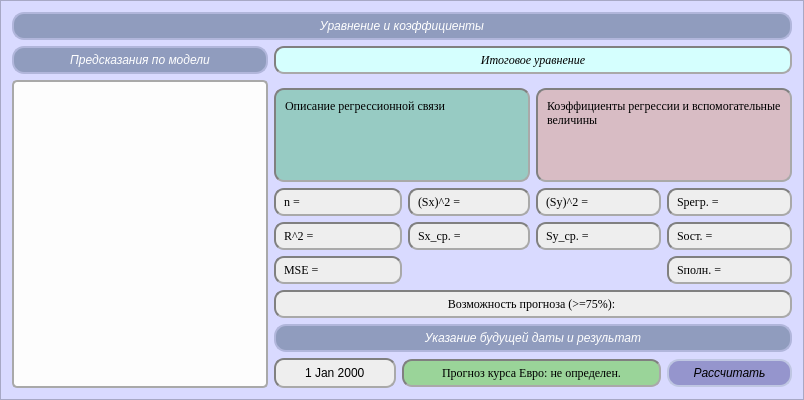
    <widget class="QFrame" name="frame_SecondBlock">
     <property name="sizePolicy">
      <sizepolicy hsizetype="Expanding" vsizetype="Preferred">
       <horstretch>0</horstretch>
       <verstretch>0</verstretch>
      </sizepolicy>
     </property>
     <property name="styleSheet">
      <string notr="true">background-color: #d9daff;</string>
     </property>
     <property name="frameShape">
      <enum>QFrame::Shape::StyledPanel</enum>
     </property>
     <property name="frameShadow">
      <enum>QFrame::Shadow::Raised</enum>
     </property>
     <layout class="QGridLayout" name="gridLayout_5">
      <item row="4" column="1">
       <layout class="QGridLayout" name="gridLayout_3">
        <item row="1" column="3">
         <widget class="QLabel" name="label_Sy2">
          <property name="sizePolicy">
           <sizepolicy hsizetype="Expanding" vsizetype="Fixed">
            <horstretch>0</horstretch>
            <verstretch>0</verstretch>
           </sizepolicy>
          </property>
          <property name="font">
           <font>
            <family>Times New Roman</family>
            <pointsize>9</pointsize>
            <bold>false</bold>
           </font>
          </property>
          <property name="cursor">
           <cursorShape>IBeamCursor</cursorShape>
          </property>
          <property name="styleSheet">
           <string notr="true">QLabel {
	background-color: #eeeeee;
	color: #000000;
	border: 2px solid;
	border-top: 2px solid gray;
    border-left: 2px solid gray;
    border-bottom: 2px solid darkgray;
    border-right: 2px solid darkgray;
	border-radius: 10px;
	padding: 5px;
}</string>
          </property>
          <property name="text">
           <string>(Sy)^2 =</string>
          </property>
          <property name="textInteractionFlags">
           <set>Qt::TextInteractionFlag::LinksAccessibleByMouse|Qt::TextInteractionFlag::TextSelectableByMouse</set>
          </property>
         </widget>
        </item>
        <item row="2" column="3">
         <widget class="QLabel" name="label_SyMean">
          <property name="sizePolicy">
           <sizepolicy hsizetype="Expanding" vsizetype="Fixed">
            <horstretch>0</horstretch>
            <verstretch>0</verstretch>
           </sizepolicy>
          </property>
          <property name="font">
           <font>
            <family>Times New Roman</family>
            <pointsize>9</pointsize>
            <bold>false</bold>
           </font>
          </property>
          <property name="cursor">
           <cursorShape>IBeamCursor</cursorShape>
          </property>
          <property name="styleSheet">
           <string notr="true">QLabel {
	background-color: #eeeeee;
	color: #000000;
	border: 2px solid;
	border-top: 2px solid gray;
    border-left: 2px solid gray;
    border-bottom: 2px solid darkgray;
    border-right: 2px solid darkgray;
	border-radius: 10px;
	padding: 5px;
}</string>
          </property>
          <property name="text">
           <string>Sy_ср. = </string>
          </property>
          <property name="textInteractionFlags">
           <set>Qt::TextInteractionFlag::LinksAccessibleByMouse|Qt::TextInteractionFlag::TextSelectableByMouse</set>
          </property>
         </widget>
        </item>
        <item row="1" column="4">
         <widget class="QLabel" name="label_Sregr">
          <property name="sizePolicy">
           <sizepolicy hsizetype="Expanding" vsizetype="Fixed">
            <horstretch>0</horstretch>
            <verstretch>0</verstretch>
           </sizepolicy>
          </property>
          <property name="font">
           <font>
            <family>Times New Roman</family>
            <pointsize>9</pointsize>
            <bold>false</bold>
           </font>
          </property>
          <property name="cursor">
           <cursorShape>IBeamCursor</cursorShape>
          </property>
          <property name="styleSheet">
           <string notr="true">QLabel {
	background-color: #eeeeee;
	color: #000000;
	border: 2px solid;
	border-top: 2px solid gray;
    border-left: 2px solid gray;
    border-bottom: 2px solid darkgray;
    border-right: 2px solid darkgray;
	border-radius: 10px;
	padding: 5px;
}</string>
          </property>
          <property name="text">
           <string>Sрегр. = </string>
          </property>
          <property name="textInteractionFlags">
           <set>Qt::TextInteractionFlag::LinksAccessibleByMouse|Qt::TextInteractionFlag::TextSelectableByMouse</set>
          </property>
         </widget>
        </item>
        <item row="5" column="0" colspan="5">
         <widget class="QLabel" name="label_block1_3">
          <property name="sizePolicy">
           <sizepolicy hsizetype="Expanding" vsizetype="Fixed">
            <horstretch>0</horstretch>
            <verstretch>0</verstretch>
           </sizepolicy>
          </property>
          <property name="font">
           <font>
            <italic>true</italic>
           </font>
          </property>
          <property name="styleSheet">
           <string notr="true">QLabel {
	background-color: #909CBE;
	color: white;
	border: 2px solid #B1B6DB;
	border-radius: 12px;
	padding: 5px 10px;
}</string>
          </property>
          <property name="text">
           <string>Указание будущей даты и результат</string>
          </property>
          <property name="alignment">
           <set>Qt::AlignmentFlag::AlignCenter</set>
          </property>
         </widget>
        </item>
        <item row="4" column="0" colspan="5">
         <widget class="QLabel" name="label_R2Concl">
          <property name="sizePolicy">
           <sizepolicy hsizetype="Expanding" vsizetype="Fixed">
            <horstretch>0</horstretch>
            <verstretch>0</verstretch>
           </sizepolicy>
          </property>
          <property name="font">
           <font>
            <family>Times New Roman</family>
            <pointsize>9</pointsize>
            <bold>false</bold>
           </font>
          </property>
          <property name="cursor">
           <cursorShape>IBeamCursor</cursorShape>
          </property>
          <property name="styleSheet">
           <string notr="true">QLabel {
	background-color: #eeeeee;
	color: #000000;
	border: 2px solid;
	border-top: 2px solid gray;
    border-left: 2px solid gray;
    border-bottom: 2px solid darkgray;
    border-right: 2px solid darkgray;
	border-radius: 10px;
	padding: 5px;
}</string>
          </property>
          <property name="text">
           <string>Возможность прогноза (&gt;=75%): </string>
          </property>
          <property name="alignment">
           <set>Qt::AlignmentFlag::AlignCenter</set>
          </property>
          <property name="textInteractionFlags">
           <set>Qt::TextInteractionFlag::LinksAccessibleByMouse|Qt::TextInteractionFlag::TextSelectableByMouse</set>
          </property>
         </widget>
        </item>
        <item row="3" column="4">
         <widget class="QLabel" name="label_Spoln">
          <property name="sizePolicy">
           <sizepolicy hsizetype="Expanding" vsizetype="Fixed">
            <horstretch>0</horstretch>
            <verstretch>0</verstretch>
           </sizepolicy>
          </property>
          <property name="font">
           <font>
            <family>Times New Roman</family>
            <pointsize>9</pointsize>
            <bold>false</bold>
           </font>
          </property>
          <property name="cursor">
           <cursorShape>IBeamCursor</cursorShape>
          </property>
          <property name="styleSheet">
           <string notr="true">QLabel {
	background-color: #eeeeee;
	color: #000000;
	border: 2px solid;
	border-top: 2px solid gray;
    border-left: 2px solid gray;
    border-bottom: 2px solid darkgray;
    border-right: 2px solid darkgray;
	border-radius: 10px;
	padding: 5px;
}</string>
          </property>
          <property name="text">
           <string>Sполн. =</string>
          </property>
          <property name="textInteractionFlags">
           <set>Qt::TextInteractionFlag::LinksAccessibleByMouse|Qt::TextInteractionFlag::TextSelectableByMouse</set>
          </property>
         </widget>
        </item>
        <item row="3" column="3">
         <spacer name="horizontalSpacer_6">
          <property name="orientation">
           <enum>Qt::Orientation::Horizontal</enum>
          </property>
          <property name="sizeHint" stdset="0">
           <size>
            <width>40</width>
            <height>20</height>
           </size>
          </property>
         </spacer>
        </item>
        <item row="0" column="0" colspan="3">
         <widget class="QTextEdit" name="textEdit_RegCon">
          <property name="enabled">
           <bool>true</bool>
          </property>
          <property name="sizePolicy">
           <sizepolicy hsizetype="Expanding" vsizetype="Preferred">
            <horstretch>0</horstretch>
            <verstretch>0</verstretch>
           </sizepolicy>
          </property>
          <property name="font">
           <font>
            <family>Times New Roman</family>
            <pointsize>9</pointsize>
           </font>
          </property>
          <property name="cursor" stdset="0">
           <cursorShape>IBeamCursor</cursorShape>
          </property>
          <property name="mouseTracking">
           <bool>false</bool>
          </property>
          <property name="styleSheet">
           <string notr="true">QTextEdit {
	background-color:  #97cbc3;
	color: #000000;
	border: 2px solid;
	border-top: 2px solid gray;
    border-left: 2px solid gray;
    border-bottom: 2px solid darkgray;
    border-right: 2px solid darkgray;
	border-radius: 10px;
	padding: 5px;
	max-height: 80px;
}</string>
          </property>
          <property name="html">
           <string>&lt;!DOCTYPE HTML PUBLIC &quot;-//W3C//DTD HTML 4.0//EN&quot; &quot;http://www.w3.org/TR/REC-html40/strict.dtd&quot;&gt;
&lt;html&gt;&lt;head&gt;&lt;meta name=&quot;qrichtext&quot; content=&quot;1&quot; /&gt;&lt;meta charset=&quot;utf-8&quot; /&gt;&lt;style type=&quot;text/css&quot;&gt;
p, li { white-space: pre-wrap; }
hr { height: 1px; border-width: 0; }
li.unchecked::marker { content: &quot;\2610&quot;; }
li.checked::marker { content: &quot;\2612&quot;; }
&lt;/style&gt;&lt;/head&gt;&lt;body style=&quot; font-family:'Times New Roman'; font-size:9pt; font-weight:400; font-style:normal;&quot;&gt;
&lt;p style=&quot; margin-top:0px; margin-bottom:0px; margin-left:0px; margin-right:0px; -qt-block-indent:0; text-indent:0px;&quot;&gt;&lt;span style=&quot; font-family:'Segoe UI';&quot;&gt;Описание регрессионной связи&lt;/span&gt;&lt;/p&gt;&lt;/body&gt;&lt;/html&gt;</string>
          </property>
          <property name="textInteractionFlags">
           <set>Qt::TextInteractionFlag::TextSelectableByMouse</set>
          </property>
         </widget>
        </item>
        <item row="0" column="3" colspan="2">
         <widget class="QTextEdit" name="textEdit_RegCoef">
          <property name="sizePolicy">
           <sizepolicy hsizetype="Expanding" vsizetype="Preferred">
            <horstretch>0</horstretch>
            <verstretch>0</verstretch>
           </sizepolicy>
          </property>
          <property name="font">
           <font>
            <family>Times New Roman</family>
            <pointsize>9</pointsize>
           </font>
          </property>
          <property name="cursor" stdset="0">
           <cursorShape>IBeamCursor</cursorShape>
          </property>
          <property name="mouseTracking">
           <bool>false</bool>
          </property>
          <property name="styleSheet">
           <string notr="true">QTextEdit {
	background-color: #d8bcc4;
	color: #000000;
	border: 2px solid;
	border-top: 2px solid gray;
    border-left: 2px solid gray;
    border-bottom: 2px solid darkgray;
    border-right: 2px solid darkgray;
	border-radius: 10px;
	padding: 5px;
	max-height: 80px;
}</string>
          </property>
          <property name="html">
           <string>&lt;!DOCTYPE HTML PUBLIC &quot;-//W3C//DTD HTML 4.0//EN&quot; &quot;http://www.w3.org/TR/REC-html40/strict.dtd&quot;&gt;
&lt;html&gt;&lt;head&gt;&lt;meta name=&quot;qrichtext&quot; content=&quot;1&quot; /&gt;&lt;meta charset=&quot;utf-8&quot; /&gt;&lt;style type=&quot;text/css&quot;&gt;
p, li { white-space: pre-wrap; }
hr { height: 1px; border-width: 0; }
li.unchecked::marker { content: &quot;\2610&quot;; }
li.checked::marker { content: &quot;\2612&quot;; }
&lt;/style&gt;&lt;/head&gt;&lt;body style=&quot; font-family:'Times New Roman'; font-size:9pt; font-weight:400; font-style:normal;&quot;&gt;
&lt;p style=&quot; margin-top:0px; margin-bottom:0px; margin-left:0px; margin-right:0px; -qt-block-indent:0; text-indent:0px;&quot;&gt;Коэффициенты регрессии и вспомогательные величины&lt;/p&gt;&lt;/body&gt;&lt;/html&gt;</string>
          </property>
          <property name="textInteractionFlags">
           <set>Qt::TextInteractionFlag::TextSelectableByMouse</set>
          </property>
         </widget>
        </item>
        <item row="2" column="4">
         <widget class="QLabel" name="label_Sost">
          <property name="sizePolicy">
           <sizepolicy hsizetype="Expanding" vsizetype="Fixed">
            <horstretch>0</horstretch>
            <verstretch>0</verstretch>
           </sizepolicy>
          </property>
          <property name="font">
           <font>
            <family>Times New Roman</family>
            <pointsize>9</pointsize>
            <bold>false</bold>
           </font>
          </property>
          <property name="cursor">
           <cursorShape>IBeamCursor</cursorShape>
          </property>
          <property name="styleSheet">
           <string notr="true">QLabel {
	background-color: #eeeeee;
	color: #000000;
	border: 2px solid;
	border-top: 2px solid gray;
    border-left: 2px solid gray;
    border-bottom: 2px solid darkgray;
    border-right: 2px solid darkgray;
	border-radius: 10px;
	padding: 5px;
}</string>
          </property>
          <property name="text">
           <string>Sост. =</string>
          </property>
          <property name="textInteractionFlags">
           <set>Qt::TextInteractionFlag::LinksAccessibleByMouse|Qt::TextInteractionFlag::TextSelectableByMouse</set>
          </property>
         </widget>
        </item>
        <item row="1" column="2">
         <widget class="QLabel" name="label_Sx2">
          <property name="sizePolicy">
           <sizepolicy hsizetype="Expanding" vsizetype="Fixed">
            <horstretch>0</horstretch>
            <verstretch>0</verstretch>
           </sizepolicy>
          </property>
          <property name="font">
           <font>
            <family>Times New Roman</family>
            <pointsize>9</pointsize>
            <bold>false</bold>
           </font>
          </property>
          <property name="cursor">
           <cursorShape>IBeamCursor</cursorShape>
          </property>
          <property name="styleSheet">
           <string notr="true">QLabel {
	background-color: #eeeeee;
	color: #000000;
	border: 2px solid;
	border-top: 2px solid gray;
    border-left: 2px solid gray;
    border-bottom: 2px solid darkgray;
    border-right: 2px solid darkgray;
	border-radius: 10px;
	padding: 5px;
}</string>
          </property>
          <property name="text">
           <string>(Sx)^2 = </string>
          </property>
          <property name="textInteractionFlags">
           <set>Qt::TextInteractionFlag::LinksAccessibleByMouse|Qt::TextInteractionFlag::TextSelectableByMouse</set>
          </property>
         </widget>
        </item>
        <item row="3" column="2">
         <spacer name="horizontalSpacer_2">
          <property name="orientation">
           <enum>Qt::Orientation::Horizontal</enum>
          </property>
          <property name="sizeHint" stdset="0">
           <size>
            <width>40</width>
            <height>20</height>
           </size>
          </property>
         </spacer>
        </item>
        <item row="2" column="2">
         <widget class="QLabel" name="label_SxMean">
          <property name="sizePolicy">
           <sizepolicy hsizetype="Expanding" vsizetype="Fixed">
            <horstretch>0</horstretch>
            <verstretch>0</verstretch>
           </sizepolicy>
          </property>
          <property name="font">
           <font>
            <family>Times New Roman</family>
            <pointsize>9</pointsize>
            <bold>false</bold>
           </font>
          </property>
          <property name="cursor">
           <cursorShape>IBeamCursor</cursorShape>
          </property>
          <property name="styleSheet">
           <string notr="true">QLabel {
	background-color: #eeeeee;
	color: #000000;
	border: 2px solid;
	border-top: 2px solid gray;
    border-left: 2px solid gray;
    border-bottom: 2px solid darkgray;
    border-right: 2px solid darkgray;
	border-radius: 10px;
	padding: 5px;
}</string>
          </property>
          <property name="text">
           <string>Sx_ср. = </string>
          </property>
          <property name="textInteractionFlags">
           <set>Qt::TextInteractionFlag::LinksAccessibleByMouse|Qt::TextInteractionFlag::TextSelectableByMouse</set>
          </property>
         </widget>
        </item>
        <item row="1" column="0" colspan="2">
         <widget class="QLabel" name="label_n">
          <property name="sizePolicy">
           <sizepolicy hsizetype="Expanding" vsizetype="Fixed">
            <horstretch>0</horstretch>
            <verstretch>0</verstretch>
           </sizepolicy>
          </property>
          <property name="font">
           <font>
            <family>Times New Roman</family>
            <pointsize>9</pointsize>
            <bold>false</bold>
           </font>
          </property>
          <property name="cursor">
           <cursorShape>IBeamCursor</cursorShape>
          </property>
          <property name="styleSheet">
           <string notr="true">QLabel {
	background-color: #eeeeee;
	color: #000000;
	border: 2px solid;
	border-top: 2px solid gray;
    border-left: 2px solid gray;
    border-bottom: 2px solid darkgray;
    border-right: 2px solid darkgray;
	border-radius: 10px;
	padding: 5px;
}</string>
          </property>
          <property name="text">
           <string>n =</string>
          </property>
          <property name="textInteractionFlags">
           <set>Qt::TextInteractionFlag::LinksAccessibleByMouse|Qt::TextInteractionFlag::TextSelectableByMouse</set>
          </property>
         </widget>
        </item>
        <item row="2" column="0" colspan="2">
         <widget class="QLabel" name="label_R2">
          <property name="sizePolicy">
           <sizepolicy hsizetype="Expanding" vsizetype="Fixed">
            <horstretch>0</horstretch>
            <verstretch>0</verstretch>
           </sizepolicy>
          </property>
          <property name="font">
           <font>
            <family>Times New Roman</family>
            <pointsize>9</pointsize>
            <bold>false</bold>
           </font>
          </property>
          <property name="cursor">
           <cursorShape>IBeamCursor</cursorShape>
          </property>
          <property name="styleSheet">
           <string notr="true">QLabel {
	background-color: #eeeeee;
	color: #000000;
	border: 2px solid;
	border-top: 2px solid gray;
    border-left: 2px solid gray;
    border-bottom: 2px solid darkgray;
    border-right: 2px solid darkgray;
	border-radius: 10px;
	padding: 5px;
}</string>
          </property>
          <property name="text">
           <string>R^2 = </string>
          </property>
          <property name="textInteractionFlags">
           <set>Qt::TextInteractionFlag::LinksAccessibleByMouse|Qt::TextInteractionFlag::TextSelectableByMouse</set>
          </property>
         </widget>
        </item>
        <item row="3" column="0" colspan="2">
         <widget class="QLabel" name="label_MSE">
          <property name="sizePolicy">
           <sizepolicy hsizetype="Expanding" vsizetype="Fixed">
            <horstretch>0</horstretch>
            <verstretch>0</verstretch>
           </sizepolicy>
          </property>
          <property name="font">
           <font>
            <family>Times New Roman</family>
            <pointsize>9</pointsize>
            <bold>false</bold>
           </font>
          </property>
          <property name="cursor">
           <cursorShape>IBeamCursor</cursorShape>
          </property>
          <property name="styleSheet">
           <string notr="true">QLabel {
	background-color: #eeeeee;
	color: #000000;
	border: 2px solid;
	border-top: 2px solid gray;
    border-left: 2px solid gray;
    border-bottom: 2px solid darkgray;
    border-right: 2px solid darkgray;
	border-radius: 10px;
	padding: 5px;
}</string>
          </property>
          <property name="text">
           <string>MSE =</string>
          </property>
          <property name="textInteractionFlags">
           <set>Qt::TextInteractionFlag::LinksAccessibleByMouse|Qt::TextInteractionFlag::TextSelectableByMouse</set>
          </property>
         </widget>
        </item>
        <item row="6" column="1" rowspan="2" colspan="3">
         <widget class="QLabel" name="label_Forecast">
          <property name="sizePolicy">
           <sizepolicy hsizetype="Expanding" vsizetype="Fixed">
            <horstretch>0</horstretch>
            <verstretch>0</verstretch>
           </sizepolicy>
          </property>
          <property name="font">
           <font>
            <family>Times New Roman</family>
            <pointsize>9</pointsize>
            <bold>false</bold>
           </font>
          </property>
          <property name="cursor">
           <cursorShape>IBeamCursor</cursorShape>
          </property>
          <property name="styleSheet">
           <string notr="true">QLabel {
	background-color: #9ad499;
	color: #000000;
	border: 2px solid;
	border-top: 2px solid gray;
    border-left: 2px solid gray;
    border-bottom: 2px solid darkgray;
    border-right: 2px solid darkgray;
	border-radius: 10px;
	padding: 5px;
}</string>
          </property>
          <property name="text">
           <string>Прогноз курса Евро: не определен.</string>
          </property>
          <property name="alignment">
           <set>Qt::AlignmentFlag::AlignCenter</set>
          </property>
          <property name="textInteractionFlags">
           <set>Qt::TextInteractionFlag::LinksAccessibleByMouse|Qt::TextInteractionFlag::TextSelectableByMouse</set>
          </property>
         </widget>
        </item>
        <item row="6" column="0" rowspan="2">
         <widget class="QDateEdit" name="dateEdit">
          <property name="sizePolicy">
           <sizepolicy hsizetype="Expanding" vsizetype="Fixed">
            <horstretch>0</horstretch>
            <verstretch>0</verstretch>
           </sizepolicy>
          </property>
          <property name="layoutDirection">
           <enum>Qt::LayoutDirection::LeftToRight</enum>
          </property>
          <property name="styleSheet">
           <string notr="true">QDateEdit {
    background-color: #eeeeee;
    color: #000000;
    border: 2px solid;
    border-top: 2px solid gray;
    border-left: 2px solid gray;
    border-bottom: 2px solid darkgray;
    border-right: 2px solid darkgray;
    border-radius: 10px;
    padding: 5px;
}

QDateEdit::drop-down {
     width: 0px;
     border: none;
}
</string>
          </property>
          <property name="alignment">
           <set>Qt::AlignmentFlag::AlignCenter</set>
          </property>
          <property name="buttonSymbols">
           <enum>QAbstractSpinBox::ButtonSymbols::NoButtons</enum>
          </property>
         </widget>
        </item>
        <item row="6" column="4" rowspan="2">
         <widget class="QPushButton" name="pushButton_Forecast">
          <property name="sizePolicy">
           <sizepolicy hsizetype="Expanding" vsizetype="Fixed">
            <horstretch>0</horstretch>
            <verstretch>0</verstretch>
           </sizepolicy>
          </property>
          <property name="font">
           <font>
            <italic>true</italic>
           </font>
          </property>
          <property name="cursor">
           <cursorShape>PointingHandCursor</cursorShape>
          </property>
          <property name="styleSheet">
           <string notr="true">QPushButton {
	color: #000000;
    background-color: #9595CD; 
    border-radius: 12px; 
    border: 2px solid #BFC6E2;
    padding: 5px 10px;
}

QPushButton:hover {
    background-color: #AA55FF; 
}

QPushButton:pressed {
    background-color: #7B79AE;
}
</string>
          </property>
          <property name="text">
           <string>Рассчитать</string>
          </property>
         </widget>
        </item>
       </layout>
      </item>
      <item row="1" column="1">
       <widget class="QLabel" name="label_Conclusion">
        <property name="sizePolicy">
         <sizepolicy hsizetype="Expanding" vsizetype="Fixed">
          <horstretch>0</horstretch>
          <verstretch>0</verstretch>
         </sizepolicy>
        </property>
        <property name="font">
         <font>
          <family>Times New Roman</family>
          <pointsize>9</pointsize>
          <italic>true</italic>
          <bold>false</bold>
         </font>
        </property>
        <property name="cursor">
         <cursorShape>IBeamCursor</cursorShape>
        </property>
        <property name="styleSheet">
         <string notr="true">QLabel {
	background-color: #d5fffe;
	color: #000000;
	border: 2px solid;
	border-top: 2px solid gray;
    border-left: 2px solid gray;
    border-bottom: 2px solid darkgray;
    border-right: 2px solid darkgray;
	border-radius: 10px;
	padding: 5px;
}</string>
        </property>
        <property name="text">
         <string>Итоговое уравнение</string>
        </property>
        <property name="alignment">
         <set>Qt::AlignmentFlag::AlignCenter</set>
        </property>
        <property name="wordWrap">
         <bool>true</bool>
        </property>
        <property name="textInteractionFlags">
         <set>Qt::TextInteractionFlag::LinksAccessibleByMouse|Qt::TextInteractionFlag::TextSelectableByMouse</set>
        </property>
       </widget>
      </item>
      <item row="0" column="0" colspan="2">
       <widget class="QLabel" name="label_block1_2">
        <property name="sizePolicy">
         <sizepolicy hsizetype="Expanding" vsizetype="Fixed">
          <horstretch>0</horstretch>
          <verstretch>0</verstretch>
         </sizepolicy>
        </property>
        <property name="font">
         <font>
          <italic>true</italic>
         </font>
        </property>
        <property name="styleSheet">
         <string notr="true">QLabel {
	background-color: #909CBE;
	color: white;
	border: 2px solid #B1B6DB;
	border-radius: 12px;
	padding: 5px 10px;
}</string>
        </property>
        <property name="text">
         <string>Уравнение и коэффициенты</string>
        </property>
        <property name="alignment">
         <set>Qt::AlignmentFlag::AlignCenter</set>
        </property>
       </widget>
      </item>
      <item row="1" column="0">
       <widget class="QLabel" name="label_predict">
        <property name="sizePolicy">
         <sizepolicy hsizetype="Expanding" vsizetype="Fixed">
          <horstretch>0</horstretch>
          <verstretch>0</verstretch>
         </sizepolicy>
        </property>
        <property name="font">
         <font>
          <italic>true</italic>
         </font>
        </property>
        <property name="styleSheet">
         <string notr="true">QLabel {
	background-color: #909CBE;
	color: white;
	border: 2px solid #B1B6DB;
	border-radius: 12px;
	padding: 5px 10px;
}</string>
        </property>
        <property name="text">
         <string>Предсказания по модели</string>
        </property>
        <property name="alignment">
         <set>Qt::AlignmentFlag::AlignCenter</set>
        </property>
       </widget>
      </item>
      <item row="3" column="0" rowspan="2">
       <widget class="QTableView" name="tableView_CalcPredicts">
        <property name="sizePolicy">
         <sizepolicy hsizetype="Expanding" vsizetype="Preferred">
          <horstretch>0</horstretch>
          <verstretch>0</verstretch>
         </sizepolicy>
        </property>
        <property name="font">
         <font>
          <family>Segoe UI</family>
          <pointsize>10</pointsize>
          <italic>false</italic>
          <bold>false</bold>
         </font>
        </property>
        <property name="styleSheet">
         <string notr="true">QTableView { 
	background-color: #fdfdfd; 
	alternate-background-color: #f0f4f8; 
	gridline-color: #d1dbe5; font: 10pt &quot;Segoe UI&quot;; 
	color: #102a43;
	border: 2px solid darkgray;
	border-radius: 5px;
} 
QHeaderView::section { 
	background-color: #9334ff; 
	color: white; 
	padding: 4px; 
	border: 1px solid #6925b6; 
	font-weight: bold;
} 
QTableView::item:selected { 
 	background-color: #93c5fd;
	color: #0c1a2c; 
} 
QTableView::item:hover 
{ 
	background-color: #dbeafe; 
}

</string>
        </property>
        <property name="frameShadow">
         <enum>QFrame::Shadow::Raised</enum>
        </property>
        <property name="editTriggers">
         <set>QAbstractItemView::EditTrigger::NoEditTriggers</set>
        </property>
        <property name="alternatingRowColors">
         <bool>true</bool>
        </property>
        <property name="showGrid">
         <bool>true</bool>
        </property>
        <property name="gridStyle">
         <enum>Qt::PenStyle::DashLine</enum>
        </property>
       </widget>
      </item>
     </layout>
    </widget>
